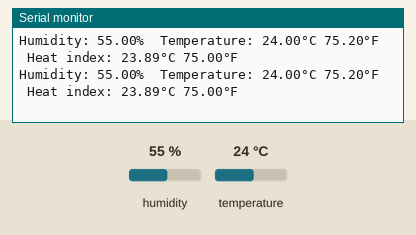
The program below on a simulated ESP32. Parts: the last lines printed to the serial monitor. The test bench sets the inputs (shaded band); at power-on: humidity 55 %, temperature 24 °C.

Above: at 3.3 s.
3.4 s: humidity set to 22 %
At 5.1 s:
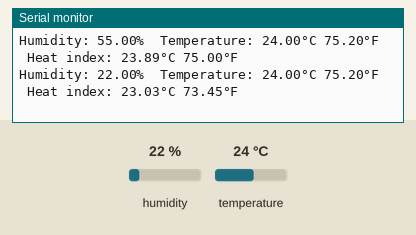
6.2 s: temperature set to 12 °C
At 6.6 s:
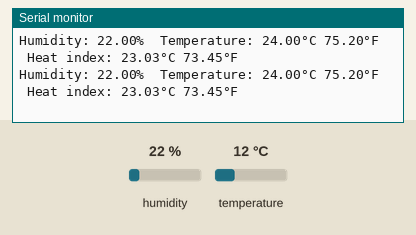
9.0 s: humidity set to 40 %
At 9.7 s:
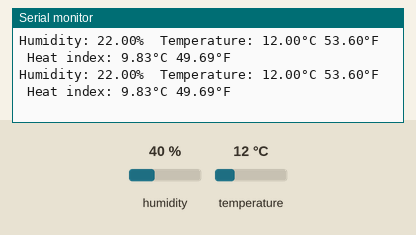
Timing chart, 0 to 12.0 s (numbered marks = the images above; inputs shaded):
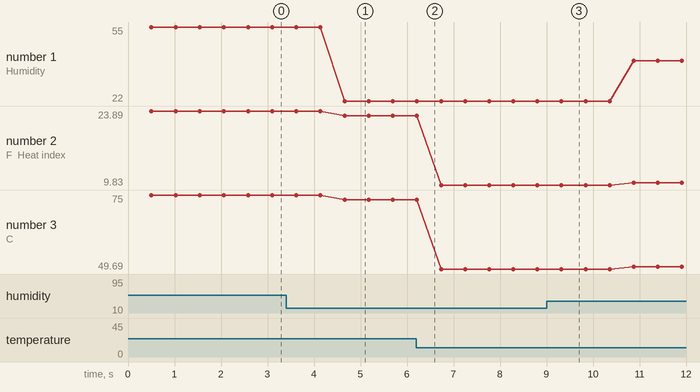

The program:

main.cpp
```cpp
#include <Arduino.h>
#include "DHT.h"

#define DHTPIN 27
#define DHTTYPE DHT22

DHT dht(DHTPIN, DHTTYPE);

void setup() {
  Serial.begin(9600);
  Serial.println(F("DHTxx Sensor Test"));
  dht.begin();
}

void loop() {
  delay(500);

  float humidity = dht.readHumidity();
  float tempC = dht.readTemperature();    // Temperature in Celsius
  float tempF = dht.readTemperature(true); // Temperature in Fahrenheit

  // Cek apakah pembacaan sensor gagal
  if (isnan(humidity) || isnan(tempC) || isnan(tempF)) {
    Serial.println(F("Failed to read from DHT sensor!"));
    return;
  }

  // Hitung heat index
  float heatIndexF = dht.computeHeatIndex(tempF, humidity);
  float heatIndexC = dht.computeHeatIndex(tempC, humidity, false);

  // Tampilkan hasil pembacaan sensor
  Serial.print(F("Humidity: "));
  Serial.print(humidity);
  Serial.print(F("%  Temperature: "));
  Serial.print(tempC);
  Serial.print(F("°C "));
  Serial.print(tempF);
  Serial.print(F("°F  Heat index: "));
  Serial.print(heatIndexC);
  Serial.print(F("°C "));
  Serial.print(heatIndexF);
  Serial.println(F("°F"));
}
```

Measured:
- after the input at 3.4 s, the serial monitor: prints a new line after 1.3 s (image 1)
- plotted number 1: 55 → 22 after the input at 3.4 s, 22 → 40 after the input at 9.0 s
- plotted number 2: 23.89 → 23.03 after the input at 3.4 s, 23.03 → 9.83 after the input at 6.2 s, 9.83 → 10.3 after the input at 9.0 s
- plotted number 3: 75 → 73.45 after the input at 3.4 s, 73.45 → 49.69 after the input at 6.2 s, 49.69 → 50.54 after the input at 9.0 s
